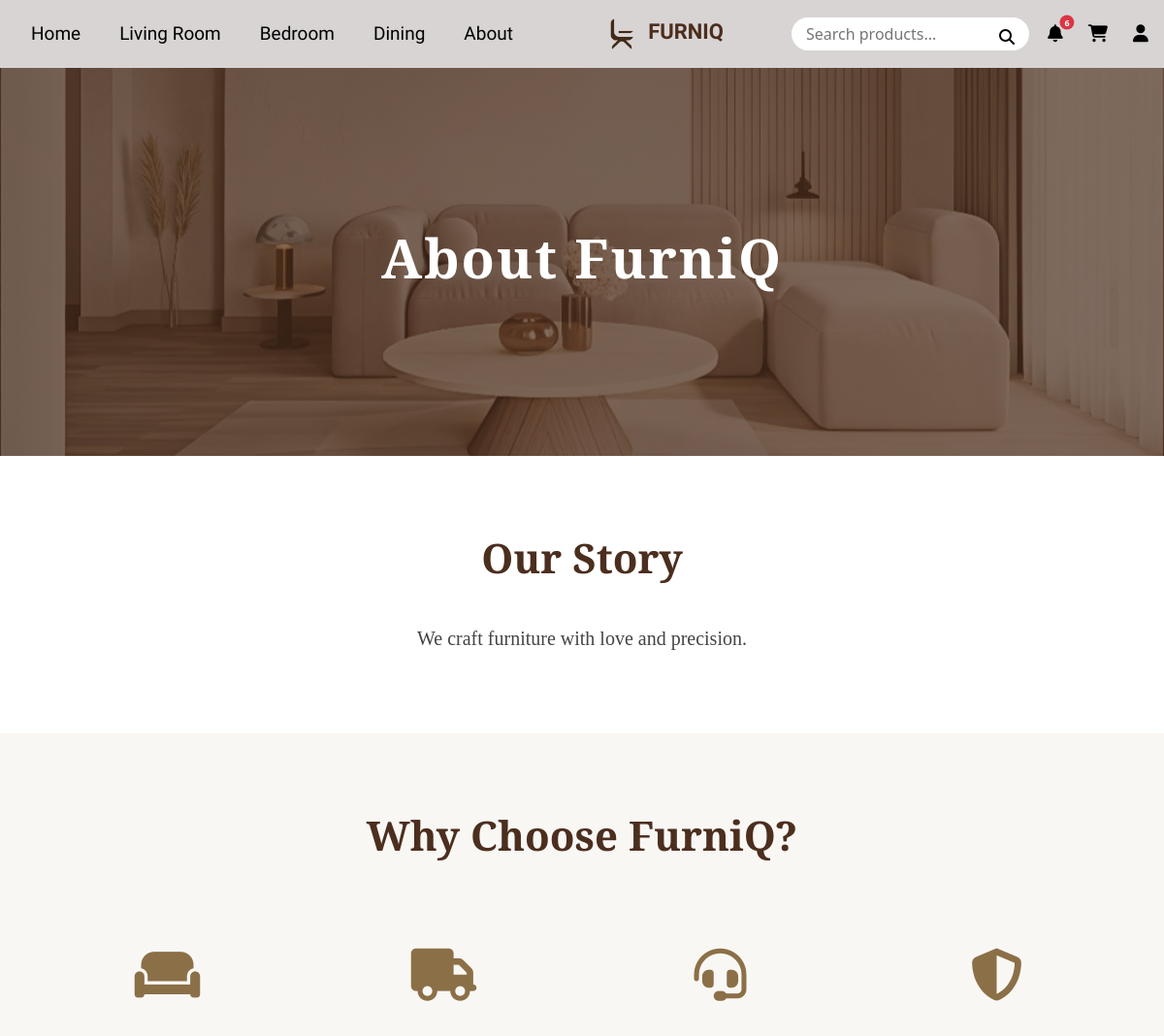
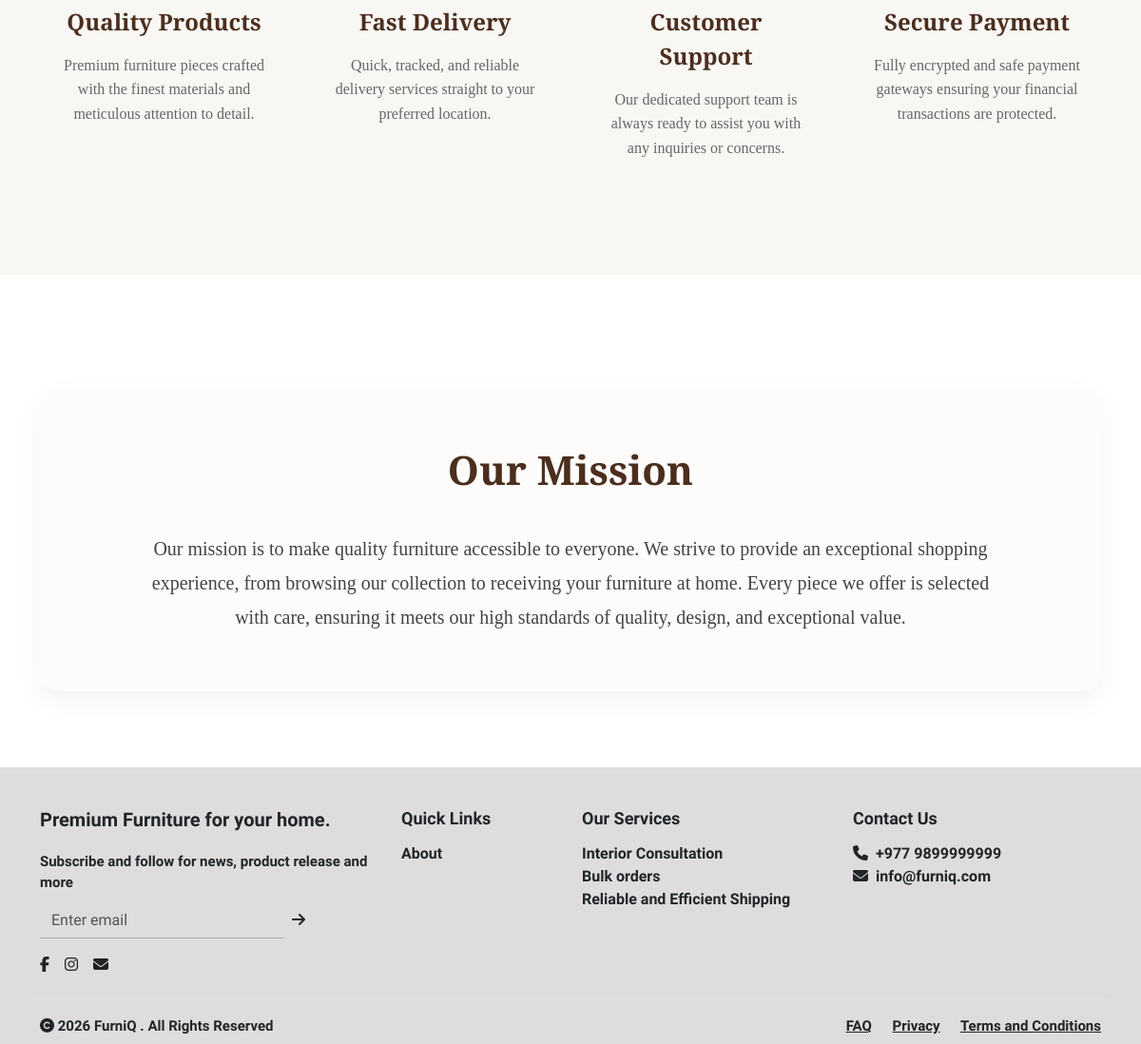
Screenshot of /about/ (signed in) with the database file from the repository (2 pictures, top to bottom).
### inventory/models.py (models this page shows, shortened)
class WebsiteContent(models.Model):
    header_title = models.CharField(max_length=100, default='FurniQ')
    footer_text = models.TextField(default='Premium Furniture for your home.')
    footer_address = models.CharField(max_length=255, default='Kathmandu, Nepal')
    contact_email = models.EmailField(default='info@furniq.com')
    contact_phone = models.CharField(max_length=20, default='+977 12345678')
    featured_title = models.CharField(max_length=200, default='Lush Collection 2026')
    featured_subtitle = models.CharField(max_length=200, default='Discover the Art of Living')
    featured_image = models.ImageField(upload_to='site_assets/', null=True, blank=True)
    about_title = models.CharField(max_length=100, default='Our Story')
    about_content = models.TextField(default='We craft furniture with love and precision.')
    about_image = models.ImageField(upload_to='site_assets/', null=True, blank=True)
    created_at = models.DateTimeField(auto_now=True)

### inventory/views.py (the view)
# urls.py: path('about/', views.about, name='about'),
def about(request):
    site_content = WebsiteContent.objects.first()
    return render(request, 'inventory/about.html', {'content': site_content})

### custom_admin/context_processors.py (called while the page is built, shortened)
def admin_context(request):
    context = {}
    return context

### inventory/context_processors.py (called while the page is built)
def global_context(request):
    context = {}
    context['site_content'] = WebsiteContent.objects.first()
    if request.user.is_authenticated:
        context['saved_count'] = SavedItem.objects.filter(user=request.user).count()
        unread_notifs = Notification.objects.filter(user=request.user, is_read=False).order_by('-created_at')
        context['notif_count'] = unread_notifs.count()
        context['notifications'] = unread_notifs[:5]
    else:
        context['saved_count'] = 0
        context['notif_count'] = 0
        context['notifications'] = []
    return context

### inventory/templates/inventory/about.html (shortened to what this page needs)
{% extends 'inventory/base.html' %}
{% load static %}
{% block content %}
<div class="hero-section" style="{% if content.about_image %}background: linear-gradient(rgba(75, 46, 30, 0.7), rgba(75, 46, 30, 0.7)), url('{{ content.about_image.url }}'); background-size: cover; background-position: center;{% endif %}">
    <h1 class="hero-title">About {{ content.header_title|default:"FurniQ" }}</h1>
</div>
<div class="content-section">
    <div class="container">
        <h2 class="section-title">{{ content.about_title|default:"Where Comfort Meets Class" }}</h2>
        <p class="about-text">
            {{ content.about_content|default:"FurniQ is your ultimate destination for quality home furniture. We believe that every home deserves beautiful, comfortable, and durable furniture that reflects your personal style. With years of experience in the furniture industry, we curate the finest pieces to transform your living spaces into havens of comfort and elegance." }}
        </p>
    </div>
</div>
<div class="content-section" style="background-color: #f9f7f4;">
    <div class="container">
        <h2 class="section-title">Why Choose FurniQ?</h2>
        <div class="row g-4">
            <div class="col-md-3">
                <div class="feature-box">
                    <div class="feature-icon"><i class="fas fa-couch"></i></div>
                    <div class="feature-title">Quality Products</div>
                    <div class="feature-desc">Premium furniture pieces crafted with the finest materials and meticulous attention to detail.</div>
                </div>
            </div>
            <div class="col-md-3">
                <div class="feature-box">
                    <div class="feature-icon"><i class="fas fa-truck"></i></div>
                    <div class="feature-title">Fast Delivery</div>
                    <div class="feature-desc">Quick, tracked, and reliable delivery services straight to your preferred location.</div>
                </div>
            </div>
            <div class="col-md-3">
                <div class="feature-box">
                    <div class="feature-icon"><i class="fas fa-headset"></i></div>
                    <div class="feature-title">Customer Support</div>
                    <div class="feature-desc">Our dedicated support team is always ready to assist you with any inquiries or concerns.</div>
                </div>
            </div>
            <div class="col-md-3">
                <div class="feature-box">
                    <div class="feature-icon"><i class="fas fa-shield-alt"></i></div>
                    <div class="feature-title">Secure Payment</div>
                    <div class="feature-desc">Fully encrypted and safe payment gateways ensuring your financial transactions are protected.</div>
                </div>
            </div>
        </div>
    </div>
</div>
<div class="content-section">
    <div class="container">
        <div class="mission-container text-center">
            <h2 class="section-title">Our Mission</h2>
            <p class="about-text">
                Our mission is to make quality furniture accessible to everyone. We strive to provide an exceptional
                shopping experience, from browsing our collection to receiving your furniture at home. Every piece we
                offer is selected with care, ensuring it meets our high standards of quality, design, and exceptional value.
            </p>
        </div>
    </div>
</div>
{% endblock %}

### inventory/templates/inventory/base.html (shortened to what this page needs)
{% load static %}
<!DOCTYPE html>
<html lang="en">
<head>
    <link href="https://cdn.jsdelivr.net/npm/bootstrap@5.3.0/dist/css/bootstrap.min.css" rel="stylesheet">
    <link rel="stylesheet" href="https://cdnjs.cloudflare.com/ajax/libs/font-awesome/6.5.0/css/all.min.css">
    <link rel="stylesheet" href="{% static 'css/styles.css' %}">
</head>
<body>
    <nav class="navbar navbar-expand-lg navbar-custom">
        <div class="container-fluid">
            <ul class="navbar-nav flex-row">
                <li class="nav-item"><a class="nav-link" href="{% url 'home' %}">Home</a></li>
                <li class="nav-item"><a class="nav-link" href="{% url 'livingroom' %}">Living Room</a></li>
                <li class="nav-item"><a class="nav-link" href="{% url 'bedroom' %}">Bedroom</a></li>
                <li class="nav-item"><a class="nav-link" href="{% url 'dining' %}">Dining</a></li>
                <li class="nav-item"><a class="nav-link" href="{% url 'about' %}">About</a></li>
            </ul>
            <a class="navbar-brand mx-auto text-center" href="{% url 'home' %}" align-items="center">
                <img src="{% static 'images/FurniQ.png' %}" alt="Logo" height="40"
                    class="d-inline-block align-text-center">
                <span class="logo-text">{{ site_content.header_title|default:"FURNIQ"|upper }}</span>
            </a>
            <div class="d-flex align-items-center">
                <form action="{% url 'search_results' %}" method="GET" class="position-relative">
                    <div class="position-relative">
                        <input type="text" name="q" class="search-bar" placeholder="Search products...">
                        <button type="submit"
                            style="background:none; border:none; position:absolute; right:15px; top:8px; padding:0;">
                            <i class="fa fa-search"></i>
                        </button>
                    </div>
                </form>
                <div class="nav-icons-container">
                    <div class="dropdown">
                        <button class="dropdown-trigger position-relative" data-bs-toggle="dropdown"
                            aria-expanded="false">
                            <i class="fa fa-bell"></i>
                            {% if notif_count > 0 %}
                            <span
                                class="position-absolute top-0 start-100 translate-middle badge rounded-pill bg-danger"
                                style="font-size: 9px; padding: 3px 5px;">
                                {{ notif_count }}
                            </span>
                            {% endif %}
                        </button>
                    </div>
                    <a href="{% url 'cart' %}" class="icon-btn position-relative">
                        <i class="fa fa-shopping-cart"></i>
                    </a>
                    {% if user.is_authenticated %}
                    <div class="dropdown">
                        <button class="dropdown-trigger" data-bs-toggle="dropdown" aria-expanded="false">
                            <i class="fa fa-user"></i>
                        </button>
                    </div>
                    {% else %}
                    <a href="{% url 'user' %}" class="icon-btn"><i class="fa fa-user"></i></a>
                    {% endif %}
                </div>
            </div>
        </div>
    </nav>
    <div style="min-height: 50vh;">
        {% block content %}
        {% endblock %}
    </div>
    <footer style="background:#dedcdc; padding:40px 0 0 0; font-family:'Italiana',serif;">
        <div class="container">
            <div class="row">
                <div class="col-md-4 mb-4">
                    <div style="font-size:20px; margin-bottom:18px; font-weight:bold;">{{ site_content.footer_text|default:"Where comfort meets class." }}</div>
                    <div style="font-size:15px; margin-bottom:10px; font-weight:bold;">Subscribe and follow for news,
                        product release and more</div>
                    <form action="{% url 'subscribe' %}" method="POST" class="d-flex mb-3" style="max-width:280px;">
                        <input type="email" name="email" class="form-control rounded-0" placeholder="Enter email" required
                            style="border:none; border-bottom:1px solid #aaa; border-radius:0; background:transparent;">
                        <button type="submit" class="btn btn-link p-0 ms-2" style="color:#222; text-decoration:none;"><i
                                class="fa fa-arrow-right"></i></button>
                    </form>
                    <div>
                        <a href="#" style="color:#222; margin-right:12px;"><i class="fab fa-facebook-f"></i></a>
                        <a href="#" style="color:#222; margin-right:12px;"><i class="fab fa-instagram"></i></a>
                        <a href="#" style="color:#222;"><i class="fa fa-envelope"></i></a>
                    </div>
                </div>
                <div class="col-md-2 mb-4">
                    <div style="font-size:18px; margin-bottom:12px; font-weight:bold;">Quick Links</div>
                    <div style="font-size:16px; font-weight:bold;"><a href="{% url 'about' %}" style="text-decoration:none; color:inherit;">About</a></div>
                </div>
                <div class="col-md-3 mb-4">
                    <div style="font-size:18px; margin-bottom:12px; font-weight:bold;">Our Services</div>
                    <div style="font-size:16px; font-weight:bold;">Interior Consultation</div>
                    <div style="font-size:16px; font-weight:bold;">Bulk orders</div>
                    <div style="font-size:16px; font-weight:bold;">Reliable and Efficient Shipping</div>
                </div>
                <div class="col-md-3 mb-4">
                    <div style="font-size:18px; margin-bottom:12px; font-weight:bold;">Contact Us</div>
                    <div style="font-size:16px; font-weight:bold;"><i class="fa fa-phone me-2"></i>{{ site_content.contact_phone|default:"+977 979-9999999" }}
                    </div>
                    <div style="font-size:16px; font-weight:bold;"><i class="fa fa-envelope me-2"></i>{{ site_content.contact_email|default:"furniq@gmail.com" }}</div>
                </div>
            </div>
            <div class="row border-top pt-3 pb-2" style="font-size:15px; font-weight:bold;">
                <div class="col-md-6 text-start">
                    <span><i class="fa fa-copyright"></i> 2026 {{ site_content.header_title|default:"FurniQ" }} . All Rights Reserved</span>
                </div>
                <div class="col-md-6 text-end">
                    <a href="#" style="color:#222; margin-right:18px; font-weight:bold;">FAQ</a>
                    <a href="#" style="color:#222; margin-right:18px; font-weight:bold;">Privacy</a>
                    <a href="#" style="color:#222; font-weight:bold;">Terms and Conditions</a>
                </div>
            </div>
        </div>
    </footer>
</body>
</html>

### inventory/static/css/styles.css (style rules this page uses)
.navbar-custom { background-color: #d9d4d4; padding: 10px 0; }
.navbar-nav .nav-link { font-family: 'Italiana', serif; font-size: 19px; margin: 0 12px; color: black; }
.logo-text { font-weight: bold; font-family: 'Italiana', serif; font-size: 20px; color: #4b2e1e; }
.nav-icons-container { display: flex; align-items: center; gap: 20px; margin-left: 15px; }
.icon-btn, .dropdown-trigger { margin: 0; padding: 0; display: flex; align-items: center; justify-content: center; width: 24px; height: 24px; background: none; border: none; color: black; cursor: pointer; transition: transform 0.15s ease-in-out, color 0.3s ease-in-out; text-decoration: none; font-size: 18px; }
footer { background: #dedcdc; padding: 40px 0 0 0; font-family: 'Italiana', serif; }

### inventory/templates/inventory/base.html (style rules this page uses)
.navbar-custom { background-color: #d9d4d4; padding: 10px 0; }
.navbar-nav .nav-link { font-family: 'Italiana', serif; font-size: 19px; margin: 0 12px; color: black; }
.logo-text { font-weight: bold; font-family: 'Italiana', serif; font-size: 22px; color: #4b2e1e; }
.search-bar { border-radius: 50px; padding: 5px 15px; border: none; outline: none; width: 245px; }
.nav-icons-container { display: flex; align-items: center; gap: 20px; margin-left: 15px; }
.nav-icons-container .icon-btn, .nav-icons-container .dropdown-trigger { margin: 0 !important; padding: 0; display: flex; align-items: center; justify-content: center; width: 24px; height: 24px; background: none; border: none; color: black; transition: transform 0.15s ease-in-out, color 0.3s ease-in-out; cursor: pointer; }

### rows the page displays
WebsiteContent: header_title "FURNIQ", header_title "FurniQ", about_title "Our Story", about_content "We craft furniture with love and precision.", footer_text "Premium Furniture for your home.", contact_phone "+977 9899999999", contact_email "info@furniq.com"

### other values shown
{{ notif_count }} "6"
